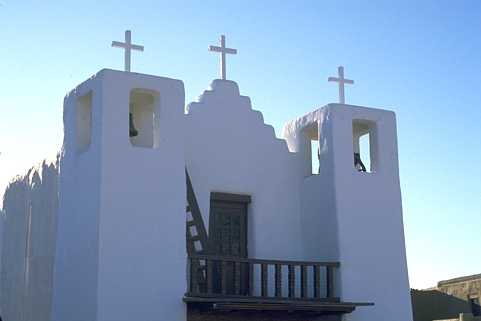
#> input picture inputs/24063.jpg, 481 x 321 px
$ python prob1.py
#> lines starting #> are read from the running program, lines starting #| are printed output that depends on the picture
## Default modules imported. Import more if you need to.
### Problem designed by Abby Stylianou

import numpy as np
from scipy.signal import convolve2d as conv2


def get_cluster_centers(im, num_clusters):
    # Implement a method that returns an initial grid of cluster centers. You should first
    # create a grid of evenly spaced centers (hint: np.meshgrid), and then use the method
    # discussed in class to make sure no centers are initialized on a sharp boundary.
    # You can use the get_gradients method from the support code below.

    # cluster_centers = np.zeros((num_clusters, 2), dtype='int')

    """ YOUR CODE GOES HERE """
    H, W = im.shape[0], im.shape[1]
    S = np.sqrt(H * W / num_clusters)
    h = np.arange(S / 2, H + S / 2, S, dtype='int')
    w = np.arange(S / 2, W + S / 2, S, dtype='int')

    # evenly guess
    hh, ww = np.meshgrid(h, w)
    hh_refined = hh.copy()
    ww_refined = ww.copy()
    cluster_centers_init = np.hstack((hh.reshape((-1, 1)), ww.reshape((-1, 1))))

    # refine the guess
    grad_map = get_gradients(im)
    # grad_at_cluster = grad_map[hh, ww]

    [hh_refined, ww_refined] = np.where(grad_map[hh - 1, ww - 1] < grad_map[hh, ww],
                                        [hh - 1, ww - 1], [hh_refined, ww_refined])
    [hh_refined, ww_refined] = np.where(grad_map[hh - 1, ww] < grad_map[hh, ww],
                                        [hh - 1, ww], [hh_refined, ww_refined])
    [hh_refined, ww_refined] = np.where(grad_map[hh - 1, ww + 1] < grad_map[hh, ww],
                                        [hh - 1, ww + 1], [hh_refined, ww_refined])
    [hh_refined, ww_refined] = np.where(grad_map[hh, ww - 1] < grad_map[hh, ww],
                                        [hh, ww - 1], [hh_refined, ww_refined])
    [hh_refined, ww_refined] = np.where(grad_map[hh, ww + 1] < grad_map[hh, ww],
                                        [hh, ww + 1], [hh_refined, ww_refined])
    [hh_refined, ww_refined] = np.where(grad_map[hh + 1, ww - 1] < grad_map[hh, ww],
                                        [hh + 1, ww - 1], [hh_refined, ww_refined])
    [hh_refined, ww_refined] = np.where(grad_map[hh + 1, ww] < grad_map[hh, ww],
                                        [hh + 1, ww], [hh_refined, ww_refined])
    [hh_refined, ww_refined] = np.where(grad_map[hh + 1, ww + 1] < grad_map[hh, ww],
                                        [hh + 1, ww + 1], [hh_refined, ww_refined])
    cluster_centers = np.hstack((hh_refined.reshape((-1, 1)), ww_refined.reshape((-1, 1))))

    return cluster_centers


# [39 lines left out: function slic, not called in this run]


########################## Support code below

from skimage.io import imread, imsave
from os.path import normpath as fn  # Fixes window/linux path conventions
import matplotlib.cm as cm
import warnings

warnings.filterwarnings('ignore')


# Use get_gradients (code from pset1) to get the gradient of your image when initializing your cluster centers.
def get_gradients(im):
    if len(im.shape) > 2:
        im = np.mean(im, axis=2)
    df = np.float32([[1, 0, -1]])
    sf = np.float32([[1, 2, 1]])
    gx = conv2(im, sf.T, 'same', 'symm')
    gx = conv2(gx, df, 'same', 'symm')
    gy = conv2(im, sf, 'same', 'symm')
    gy = conv2(gy, df.T, 'same', 'symm')
    return np.sqrt(gx * gx + gy * gy)


# normalize_im normalizes our output to be between 0 and 1
# [11 lines left out: functions normalize_im, create_centers_im, not called in this run]


im = np.float32(imread(fn('inputs/24063.jpg')))

num_clusters = [25]
for num_clusters in num_clusters:
#> (the run stopped early here; a loop or call above may not have finished)

$ run again, with inputs/2092.jpg copied over inputs/24063.jpg
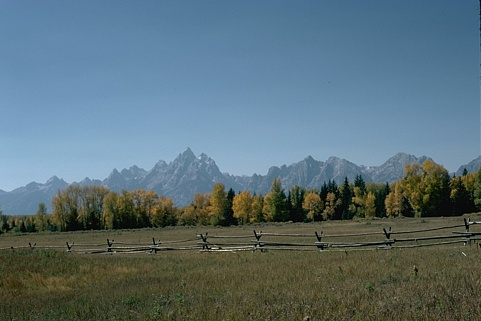
#> input picture inputs/2092.jpg, 481 x 321 px

$ run again, with inputs/302003.jpg copied over inputs/24063.jpg
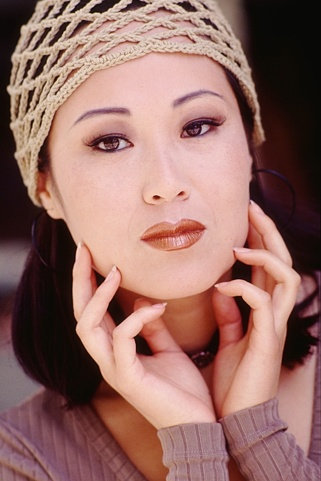
#> input picture inputs/302003.jpg, 321 x 481 px

$ run again, with inputs/lion.jpg copied over inputs/24063.jpg
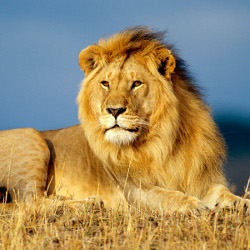
#> input picture inputs/lion.jpg, 250 x 250 px
